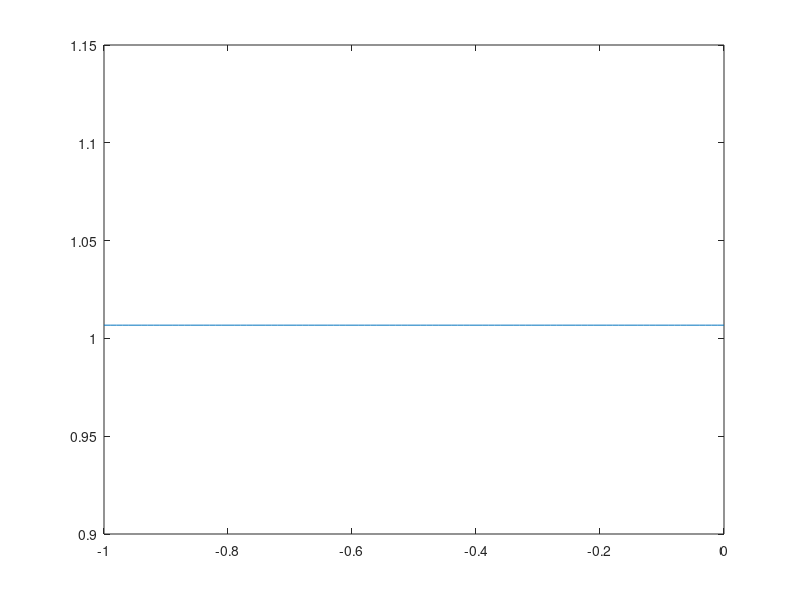

Write MATLAB code to recreate this figure.
pts = [5,5;
       0,1;
       1,0];

n=3;


A=zeros(n);
for i=1:n
    for j=1:n
        A(i,j) = exp(-norm(pts(i,:)-pts(j,:)));
    end
end
A = A - eye(n);


d = sum(A,2);
D = diag (d);

L = D - A;
s = sum(sum(D));

vol_diff = (d*d')/s^2;

%---------------

in = -1:0.01:0;
out=zeros(101,1);
for i=1:101
x = in(i);
gamma = [1,x,x;x,1,1;x,1,1];
p = 1 - gamma(:)' * vol_diff(:);
out(i) = (1/(s*p)) * gamma(:)' * L(:);
end

plot(in, out)